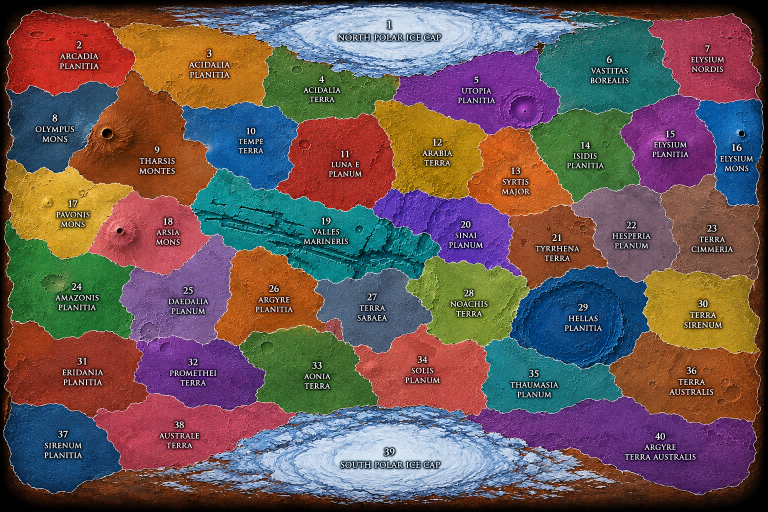
#> input picture campaigns/grand_strategy/tools/mars_regions_source.png, 1536 x 1024 px (shown at 1/2 size)
$ python mars_provinces.py   (older library calls are emulated)
#> lines starting #> are read from the running program, lines starting #| are printed output that depends on the picture; after the words box and inside, x2 and y2 are one past the last pixel; in counts of white or black regions, pixels touching at a corner belong together
"""Gera as províncias de Marte da campanha grand_strategy (mars_wars) a partir
da imagem de regiões coloridas (mars_regions_source.png): segmenta, alinha ao
campaign_map.png (4096x2048) e exporta provinces.geojson + máscaras PNG.

Uso: python3 mars_provinces.py   (precisa de numpy, opencv-python e Pillow)
Ajustes: PROVINCES (nome e posição do número de cada região na imagem) e
LANDMARKS (pontos iguais nas duas imagens, para o alinhamento)."""
import json
import math
import os
import sys

import cv2
import numpy as np
from PIL import Image

MOD = "/home/welton/snap/0ad/743/.local/share/0ad/mods/mars_wars"
TOOLS = os.path.dirname(os.path.abspath(__file__))
# Arquivos intermediários (.npy, prévias) ficam fora do mod.
SCRATCH = os.path.join(__import__("tempfile").gettempdir(), "mars_provinces")
os.makedirs(SCRATCH, exist_ok=True)
SOURCE = os.path.join(TOOLS, "mars_regions_source.png")
BASE = MOD + "/art/textures/ui/campaigns/grand_strategy/art/campaign_map.png"
W, H = 4096, 2048

# Número, nome, posição do número na imagem de origem (1536x1024).
PROVINCES = [
    (1, "North Polar Ice Cap", (780, 48)),
    (2, "Arcadia Planitia", (158, 90)),
    (3, "Acidalia Planitia", (418, 108)),
    (4, "Acidalia Terra", (643, 160)),
    (5, "Utopia Planitia", (952, 162)),
    (6, "Vastitas Borealis", (1218, 120)),
    (7, "Elysium Nordis", (1414, 99)),
    (8, "Olympus Mons", (110, 239)),
    (9, "Tharsis Montes", (313, 301)),
    (10, "Tempe Terra", (502, 264)),
    (11, "Lunae Planum", (690, 310)),
    (12, "Arabia Terra", (875, 286)),
    (13, "Syrtis Major", (1030, 344)),
    (14, "Isidis Planitia", (1170, 292)),
    (15, "Elysium Planitia", (1340, 270)),
    (16, "Elysium Mons", (1473, 298)),
    (17, "Pavonis Mons", (145, 409)),
    (18, "Arsia Mons", (336, 444)),
    (19, "Valles Marineris", (652, 443)),
    (20, "Sinai Planum", (930, 451)),
    (21, "Tyrrhena Terra", (1115, 477)),
    (22, "Hesperia Planum", (1263, 452)),
    (23, "Terra Cimmeria", (1422, 459)),
    (24, "Amazonis Planitia", (153, 575)),
    (25, "Daedalia Planum", (376, 583)),
    (26, "Argyre Planitia", (547, 579)),
    (27, "Terra Sabaea", (744, 596)),
    (28, "Noachis Terra", (938, 588)),
    (29, "Hellas Planitia", (1165, 618)),
    (30, "Terra Sirenum", (1413, 609)),
    (31, "Eridania Planitia", (164, 724)),
    (32, "Promethei Terra", (387, 725)),
    (33, "Aonia Terra", (633, 733)),
    (34, "Solis Planum", (845, 721)),
    (35, "Thaumasia Planum", (1067, 749)),
    (36, "Terra Australis", (1383, 743)),
    (37, "Sirenum Planitia", (111, 870)),
    (38, "Australe Terra", (358, 852)),
    (39, "South Polar Ice Cap", (780, 905)),
    (40, "Argyre Terra Australis", (1310, 875)),
]

# Pontos correspondentes (origem 1536x1024 -> campaign_map em 1536x768).
LANDMARKS = [
    ((213, 265), (200, 213)),    # Olympus Mons
    ((1140, 628), (1140, 520)),  # Hellas
    ((1482, 266), (1338, 222)),  # Elysium Mons
    ((1040, 213), (1040, 172)),  # cratera de Utopia
    ((780, 65), (770, 55)),      # calota norte
    ((780, 930), (765, 695)),    # calota sul
    ((240, 461), (236, 392)),    # Arsia Mons
    ((400, 425), (330, 350)),    # oeste de Valles Marineris
    ((860, 540), (700, 418)),    # leste de Valles Marineris
]
# Moldura: o conteúdo da imagem de origem vai até as bordas da base.
FRAME = [((16, 18), (0, 0)), ((768, 14), (768, 0)), ((1518, 18), (1536, 0)),
         ((12, 512), (0, 384)), ((1522, 512), (1536, 384)),
         ((16, 1008), (0, 768)), ((768, 1010), (768, 768)), ((1518, 1008), (1536, 768))]


def slug(name):
    return name.lower().replace(" ", "_")


def segment():
    img = cv2.imread(SOURCE)
#> img is the input picture: shape (1024, 1536, 3); mean B, G, R 87.1, 88, 106.3
    smooth = cv2.pyrMeanShiftFiltering(img, 12, 24)
    gray = cv2.cvtColor(smooth, cv2.COLOR_BGR2GRAY)
    lab = cv2.cvtColor(smooth, cv2.COLOR_BGR2LAB).astype(np.float32)
    grad = np.zeros(gray.shape, np.float32)
    for c in range(3):
        gx = cv2.Sobel(lab[..., c], cv2.CV_32F, 1, 0, ksize=3)
        gy = cv2.Sobel(lab[..., c], cv2.CV_32F, 0, 1, ksize=3)
        grad += np.sqrt(gx * gx + gy * gy)
    # As linhas brancas entre regiões também são borda.
    white = ((smooth.min(axis=2) > 200)).astype(np.float32) * 400
#> white: shape (1024, 1536) float32; values 0 (black) and 400 (white), 2% white; 4140 white regions (3845 under 20 px), largest, box (x1, y1, x2, y2) and area: (667, 875, 853, 931) 4695, (720, 36, 849, 70) 2340, (899, 60, 916, 85) 214
    grad += white
#> grad: shape (1024, 1536) float32; min 0, max 1584.1, mean 107.4
    grad = np.clip(grad / grad.max() * 255, 0, 255).astype(np.uint8)
    grad3 = cv2.cvtColor(grad, cv2.COLOR_GRAY2BGR)

    markers = np.zeros(gray.shape, np.int32)
    for number, name, (x, y) in PROVINCES:
        # O número e o nome são brancos: a semente é um disco em volta deles.
        cv2.circle(markers, (x, y), 9, number, -1)
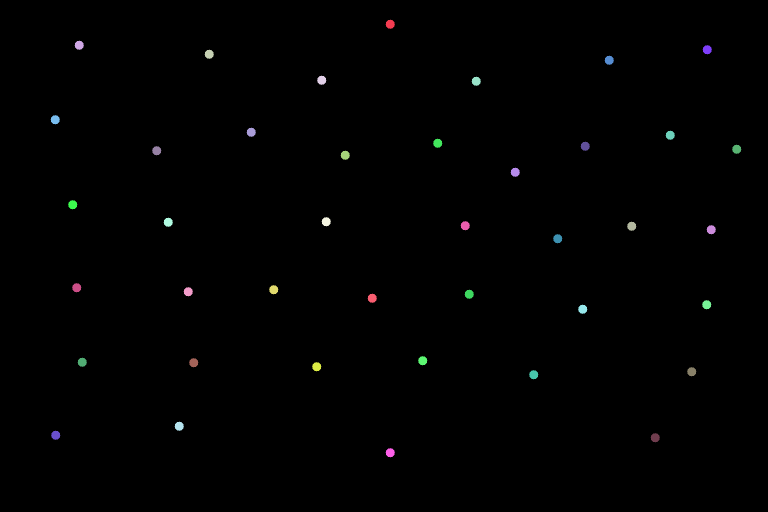
#> markers: shape (1024, 1536) int32 (shown at 1/2 size); 41 distinct labels, from 0 to 40; one colour per label, 0 black
    # Fundo escuro fora do mapa.
    outside = 41
    markers[:4, :] = outside
    markers[-4:, :] = outside
    markers[:, :4] = outside
    markers[:, -4:] = outside
    labels = cv2.watershed(grad3, markers)
#> labels: shape (1024, 1536) int32; 42 distinct labels, from -1 to 41

    # Pixels de borda (-1) e fundo: vizinho mais próximo entre as províncias.
    known = (labels >= 1) & (labels <= 40)
#> known: shape (1024, 1536) bool; 87.9% white; 1 black region, box (x1, y1, x2, y2) and area: (0, 0, 1536, 1024) 189623
    dist, idx = cv2.distanceTransformWithLabels((~known).astype(np.uint8), cv2.DIST_L2, 5,
                                                labelType=cv2.DIST_LABEL_PIXEL)
    ys, xs = np.nonzero(known)
    lookup = np.zeros(idx.max() + 1, np.int32)
    lookup[idx[known]] = labels[known]
    filled = lookup[idx]
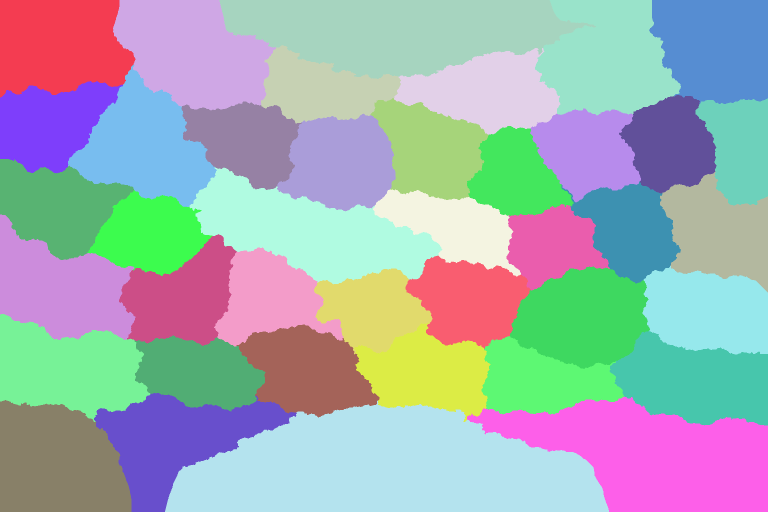
#> filled: shape (1024, 1536) int32 (shown at 1/2 size); 40 distinct labels, from 1 to 40; one colour per label, 0 black
    return filled, img


def tps_fit(src, dst):
    """Thin-plate spline que leva dst -> src (mapeamento inverso para amostrar)."""
    src = np.asarray(src, float)
    dst = np.asarray(dst, float)
    n = len(dst)

    def U(r):
        with np.errstate(divide="ignore", invalid="ignore"):
            v = r * r * np.log(r * r)
        return np.nan_to_num(v)

    K = U(np.linalg.norm(dst[:, None] - dst[None], axis=2))
    P = np.hstack([np.ones((n, 1)), dst])
    L = np.zeros((n + 3, n + 3))
    L[:n, :n] = K + np.eye(n) * 1e-3
    L[:n, n:] = P
    L[n:, :n] = P.T
    Y = np.vstack([src, np.zeros((3, 2))])
    params = np.linalg.solve(L, Y)

    def apply(pts):
        r = np.linalg.norm(pts[:, None] - dst[None], axis=2)
        return U(r) @ params[:n] + np.hstack([np.ones((len(pts), 1)), pts]) @ params[n:]

    return apply


def warp_labels(labels):
    pairs = LANDMARKS + FRAME
    src = [p[0] for p in pairs]
    dst = [(p[1][0] * W / 1536, p[1][1] * H / 768) for p in pairs]
    inverse = tps_fit(src, dst)
    # Amostra numa grade reduzida e interpola o mapeamento (TPS é suave).
    step = 16
    gx, gy = np.meshgrid(np.arange(0, W + step, step), np.arange(0, H + step, step))
    grid = inverse(np.stack([gx.ravel(), gy.ravel()], 1).astype(float))
    mapx = cv2.resize(grid[:, 0].reshape(gx.shape).astype(np.float32), (W, H), interpolation=cv2.INTER_LINEAR)
    mapy = cv2.resize(grid[:, 1].reshape(gy.shape).astype(np.float32), (W, H), interpolation=cv2.INTER_LINEAR)
    warped = cv2.remap(labels.astype(np.float32), mapx, mapy, cv2.INTER_NEAREST, borderMode=cv2.BORDER_REPLICATE)
    return warped.astype(np.int32), inverse


def clean(labels):
    """Cada província fica com um único pedaço (o maior); o resto vai para o vizinho."""
    out = labels.copy()
    for number in range(1, 41):
        mask = (labels == number).astype(np.uint8)
        count, comp, stats, _ = cv2.connectedComponentsWithStats(mask, 8)
        if count <= 2:
            continue
        keep = 1 + np.argmax(stats[1:, cv2.CC_STAT_AREA])
        out[(comp > 0) & (comp != keep)] = 0
    known = out > 0
    _, idx = cv2.distanceTransformWithLabels((~known).astype(np.uint8), cv2.DIST_L2, 5,
                                             labelType=cv2.DIST_LABEL_PIXEL)
    lookup = np.zeros(idx.max() + 1, np.int32)
    lookup[idx[known]] = out[known]
    return lookup[idx]


def preview(labels, path_out, base_path=None, scale=4):
    rng = np.random.default_rng(1)
    colors = rng.integers(40, 255, (42, 3)).astype(np.uint8)
    color = colors[labels]
    if base_path:
        base = np.asarray(Image.open(base_path).convert("RGB").resize((labels.shape[1], labels.shape[0])))
        color = (0.55 * base + 0.45 * color).astype(np.uint8)
    edges = np.zeros(labels.shape, bool)
    edges[:-1] |= labels[:-1] != labels[1:]
    edges[:, :-1] |= labels[:, :-1] != labels[:, 1:]
    color[edges] = 255
    im = Image.fromarray(color).resize((labels.shape[1] // scale, labels.shape[0] // scale), Image.NEAREST)
    im.save(path_out)


# ------------------------------------------------------------------ exportação

# [5 lines left out: function kind, not called in this run]


TERRAIN = {"Polar": "polar_ice", "Mons": "volcano", "Montes": "volcano", "Planitia": "plains", "Planum": "plateau",
           "Terra": "highlands", "Valles": "canyon", "Major": "highlands", "Borealis": "plains", "Nordis": "plains",
           "Australis": "highlands"}
POPULATION = {"Polar": "low", "Mons": "low", "Montes": "medium", "Planitia": "high", "Planum": "medium",
              "Terra": "medium", "Valles": "high", "Major": "medium", "Borealis": "low", "Nordis": "low",
              "Australis": "low"}


def pow2(n):
    return 1 << max(8, math.ceil(math.log2(max(1, n))))


# [74 lines left out: function export, not called in this run]


if __name__ == "__main__":
    stage = sys.argv[1] if len(sys.argv) > 1 else "all"
    src_labels, img = segment()
    np.save(os.path.join(SCRATCH, "src_labels.npy"), src_labels)
    preview(src_labels, os.path.join(SCRATCH, "seg_src.png"), SOURCE, scale=1)
    warped, _ = warp_labels(src_labels)
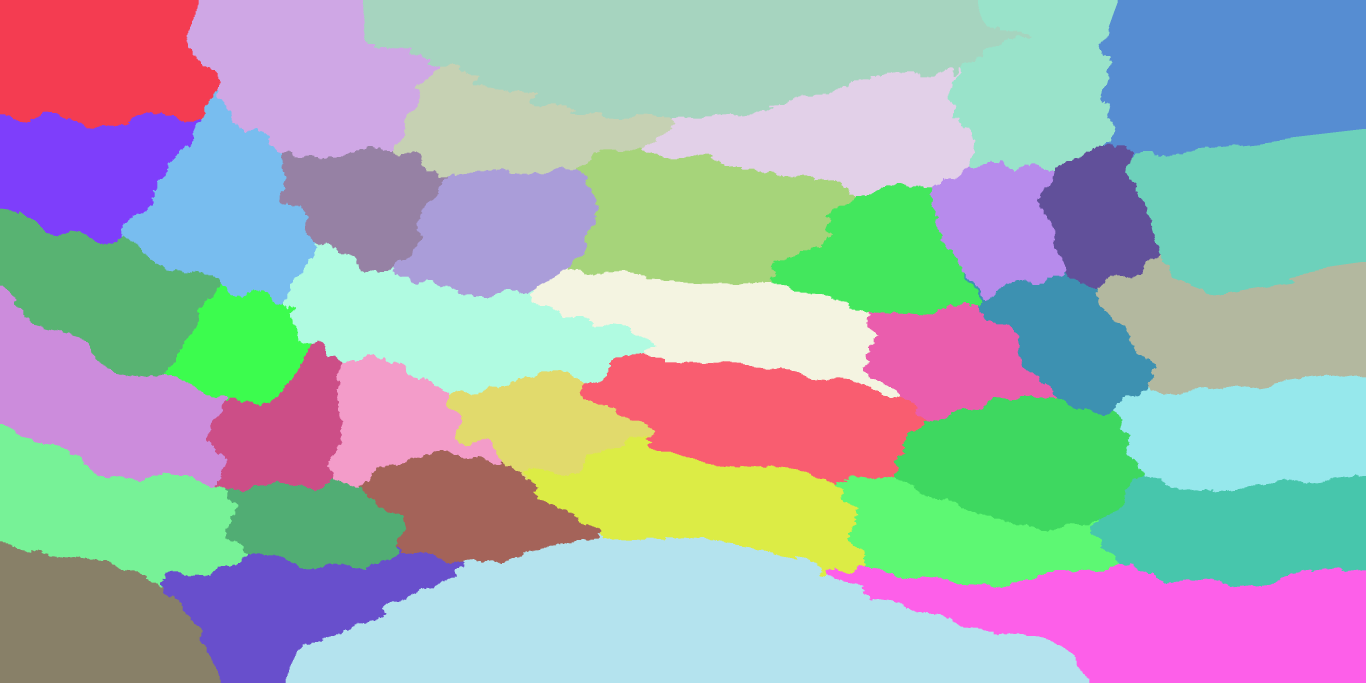
#> warped: shape (2048, 4096) int32 (shown at 1/3 size); 40 distinct labels, from 1 to 40; one colour per label, 0 black
    warped = clean(warped)
#> the loop in clean, `for number in range(1, 41):` made 40 passes
#> stats on passes 1, 2, 3, 4, 6, 7, 8: [[0, 0, 4096, 2048, 7881443], [1088, 0, 2007, 360, 507165]], [[0, 0, 4096, 2048, 8172136], [0, 0, 662, 386, 216472]], [[0, 0, 4096, 2048, 8138252], [560, 0, 761, 478, 250356]], [[0, 0, 4096, 2048, 8234597], [1178, 189, 848, 345, 154011]], [[0, 0, 4096, 2048, 8190192], [2843, 0, 510, 515, 198416]], [[0, 0, 4096, 2048, 8056471], [3296, 0, 800, 472, 332137]], [[0, 0, 4096, 2048, 8225046], [0, 334, 604, 400, 163562]]
#> after the loop in clean, `for number in range(1, 41):`:
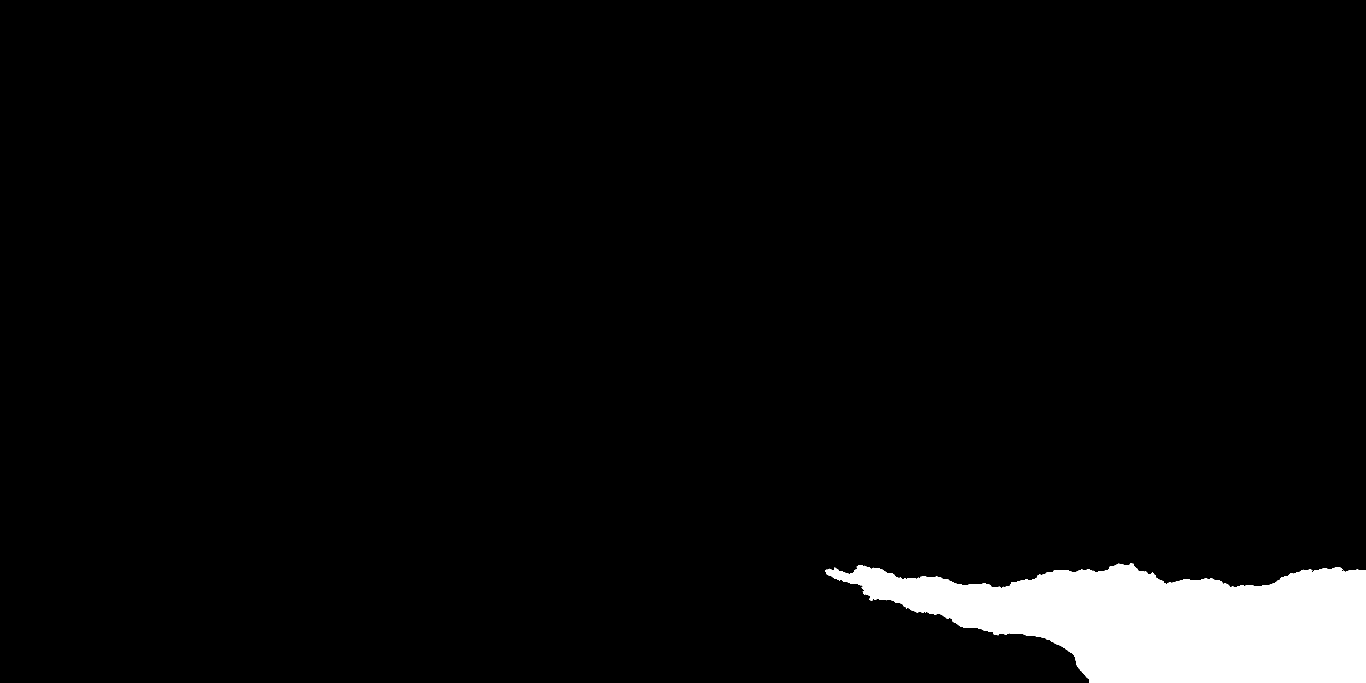
#> mask: shape (2048, 4096) (shown at 1/3 size); values 0 (black) and 1 (white), 4.4% white; 1 white region, box (x1, y1, x2, y2) and area: (2476, 1690, 4096, 2048) 368607
#> in clean, `_, idx = cv2.distanceTransformWithLabels((~known).astype(np.uint8), cv..`:
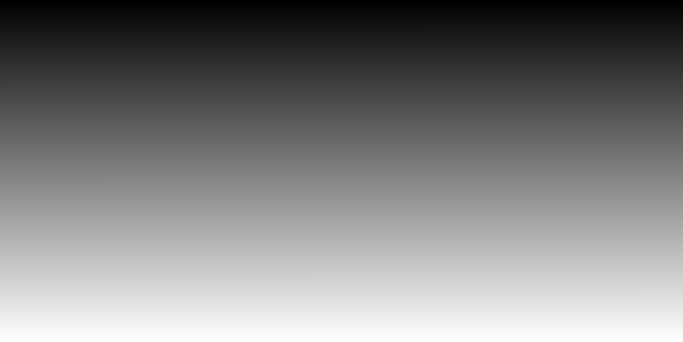
#> idx: shape (2048, 4096) int32 (shown at 1/6 size); min 1, max 8388608, mean 4194304.5; drawn with min black and max white
    np.save(os.path.join(SCRATCH, "labels_4096.npy"), warped)
    preview(warped, os.path.join(SCRATCH, "seg_base.png"), BASE, scale=4)
#> call 2 of preview, with scale = 4
#> in preview (call 2), `colors = rng.integers(40, 255, (42, 3)).astype(np.uint8)`: colors = 42 rows, first 8: [141, 150, 202], [244, 47, 70], [216, 243, 93], [107, 226, 131], [98, 217, 95], [127, 178, 158], [58, 45, 226], [202, 220, 155]
#> in preview (call 2), `color = colors[labels]`:
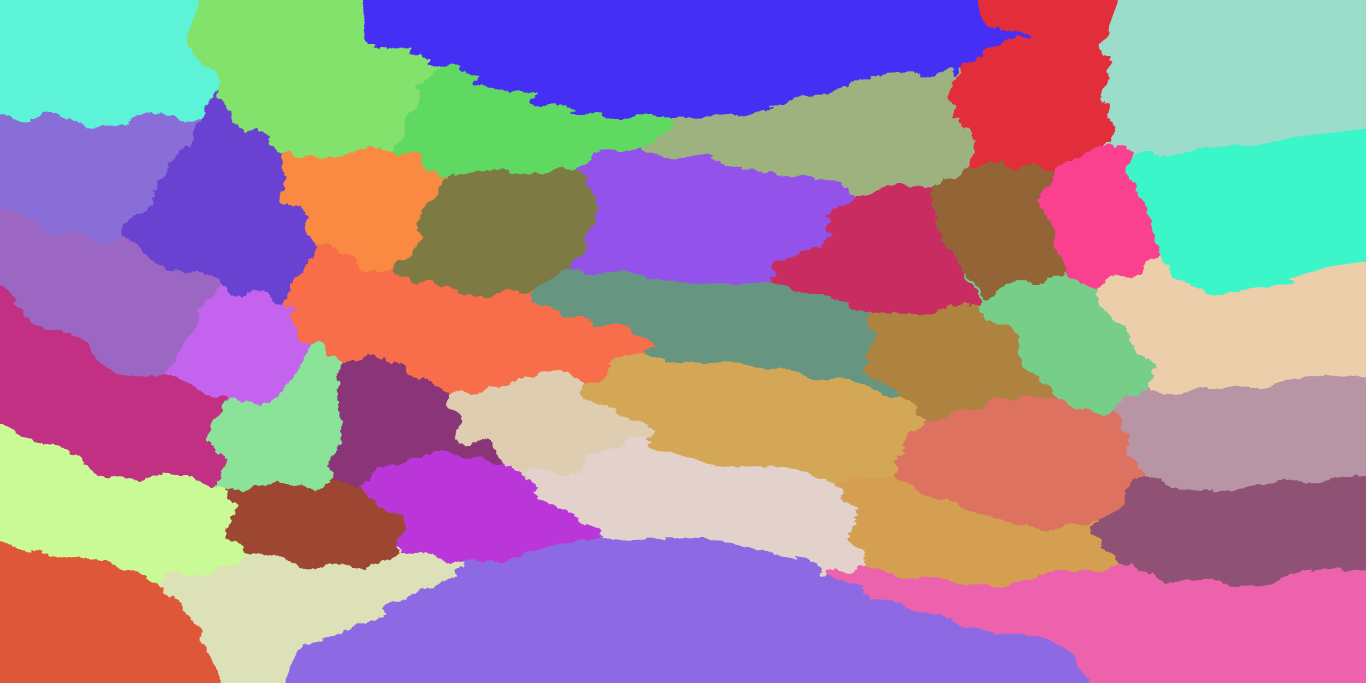
#> color: shape (2048, 4096, 3) (shown at 1/3 size); mean of channels 0, 1, 2 155.8, 135.3, 165.5; drawn as B, G, R
#> (the run stopped early here; a loop or call above may not have finished)
